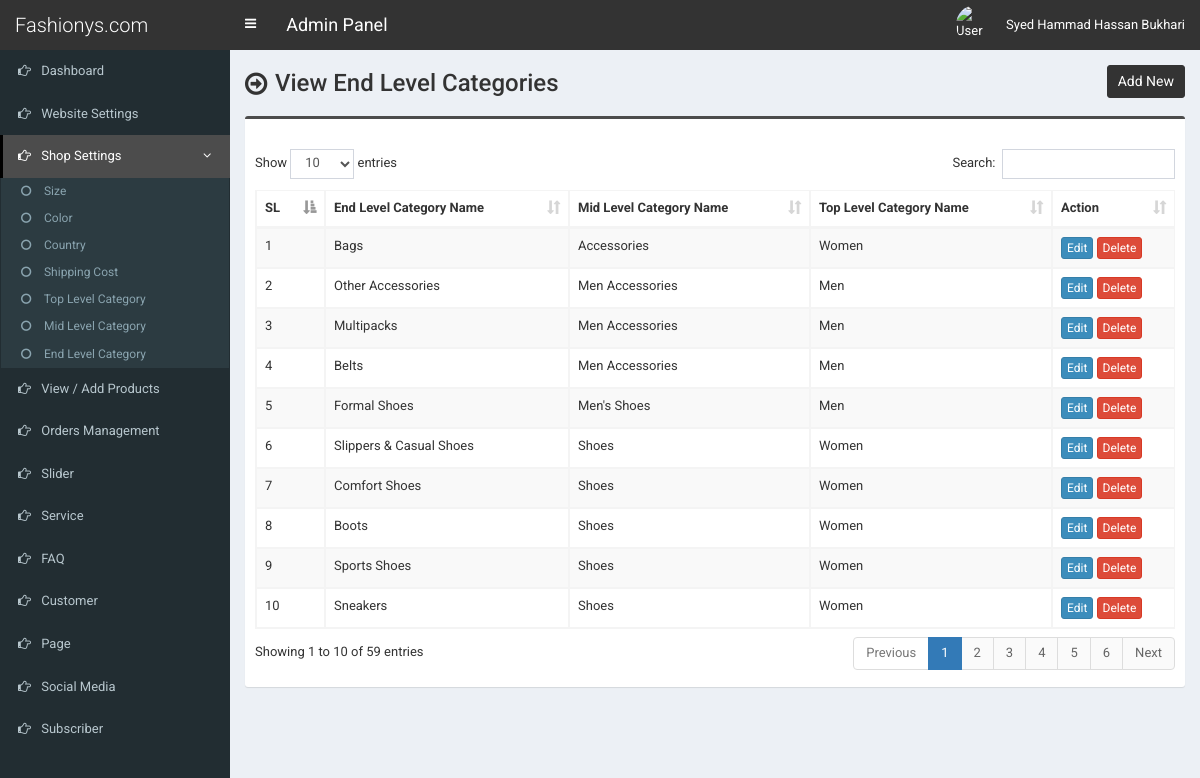
The app's page /admin/end-category.php (signed in) with its own data.
### tables this page shows
CREATE TABLE `tbl_end_category` (
  `ecat_id` int(11) NOT NULL,
  `ecat_name` varchar(255) NOT NULL,
  `mcat_id` int(11) NOT NULL
);

CREATE TABLE `tbl_mid_category` (
  `mcat_id` int(11) NOT NULL,
  `mcat_name` varchar(255) NOT NULL,
  `tcat_id` int(11) NOT NULL
);

CREATE TABLE `tbl_top_category` (
  `tcat_id` int(11) NOT NULL,
  `tcat_name` varchar(100) NOT NULL,
  `show_on_menu` int(1) NOT NULL
);

### admin/end-category.php (the view, shortened to what this page needs)
<?php require_once('header.php'); ?>
<section class="content-header">
	<div class="content-header-left">
		<h1>View End Level Categories</h1>
	</div>
	<div class="content-header-right">
		<a href="end-category-add.php" class="btn btn-primary btn-sm">Add New</a>
	</div>
</section>
<section class="content">
  <div class="row">
    <div class="col-md-12">
      <div class="box box-info">
        <div class="box-body table-responsive">
          <table id="example1" class="table table-bordered table-striped">
			<thead>
			    <tr>
			        <th>SL</th>
			        <th>End Level Category Name</th>
                    <th>Mid Level Category Name</th>
                    <th>Top Level Category Name</th>
			        <th>Action</th>
			    </tr>
			</thead>
            <tbody>
            	<?php
            	$i=0;
            	$statement = $pdo->prepare("SELECT *
                                    FROM tbl_end_category t1
                                    JOIN tbl_mid_category t2
                                    ON t1.mcat_id = t2.mcat_id
                                    JOIN tbl_top_category t3
                                    ON t2.tcat_id = t3.tcat_id
                                    ORDER BY t1.ecat_id DESC
                                    ");
            	$statement->execute();
            	$result = $statement->fetchAll(PDO::FETCH_ASSOC);
            	foreach ($result as $row) {
            		$i++;
            		?>
					<tr>
	                    <td><?php echo $i; ?></td>
	                    <td><?php echo $row['ecat_name']; ?></td>
                        <td><?php echo $row['mcat_name']; ?></td>
                        <td><?php echo $row['tcat_name']; ?></td>
	                    <td>
	                        <a href="end-category-edit.php?id=<?php echo $row['ecat_id']; ?>" class="btn btn-primary btn-xs">Edit</a>
	                        <a href="#" class="btn btn-danger btn-xs" data-href="end-category-delete.php?id=<?php echo $row['ecat_id']; ?>" data-toggle="modal" data-target="#confirm-delete">Delete</a>
	                    </td>
	                </tr>
            		<?php
            	}
            	?>
            </tbody>
          </table>
        </div>
      </div>
</section>
<?php require_once('footer.php'); ?>

### admin/style.css (style rules this page uses)
body { font-size: 13px; font-family: 'Roboto', sans-serif; }
.content-header>h1, .content-header .content-header-left h1 { font-family: 'Roboto', sans-serif; }
.box-info { padding-top: 20px; }
.content-header { overflow: hidden; }
.content-header .content-header-left { float: left; padding-top: 5px; }
.content-header .content-header-right { float: right; }
.content-header .content-header-left h1 { margin-top: 0; margin-bottom: 0; padding-left: 30px; padding-bottom: 5px; font-size: 24px; position: relative; }
.content-header .content-header-left h1:before { position: absolute; top: 0; left: 0; font-family: 'FontAwesome', sans-serif; font-size: 26px; content: '\f18e'; }
.content-header .content-header-right a { position: relative; font-size: 14px; }
.box.box-info { border-top-color: #4c4c4c; }
.content-header .content-header-right a { background-color: #333333; border-color: #333333; }

### records on screen
tbl_end_category: ecat_name "Bags", mcat.mcat_name "Accessories", tbl_top_category.tcat_name "Women"
tbl_end_category: ecat_name "Other Accessories", mcat.mcat_name "Men Accessories", tbl_top_category.tcat_name "Men"
tbl_end_category: ecat_name "Multipacks", mcat.mcat_name "Men Accessories", tbl_top_category.tcat_name "Men"
tbl_end_category: ecat_name "Belts", mcat.mcat_name "Men Accessories", tbl_top_category.tcat_name "Men"
tbl_end_category: ecat_name "Formal Shoes", mcat.mcat_name "Men's Shoes", tbl_top_category.tcat_name "Men"
tbl_end_category: ecat_name "Slippers & Casual Shoes", mcat.mcat_name "Shoes", tbl_top_category.tcat_name "Women"
tbl_end_category: ecat_name "Comfort Shoes", mcat.mcat_name "Shoes", tbl_top_category.tcat_name "Women"
tbl_end_category: ecat_name "Boots", mcat.mcat_name "Shoes", tbl_top_category.tcat_name "Women"
tbl_end_category: ecat_name "Sports Shoes", mcat.mcat_name "Shoes", tbl_top_category.tcat_name "Women"
tbl_end_category: ecat_name "Sneakers", mcat.mcat_name "Shoes", tbl_top_category.tcat_name "Women"

### other values on screen
$_SESSION['user']['full_name'] "Syed Hammad Hassan Bukhari"
